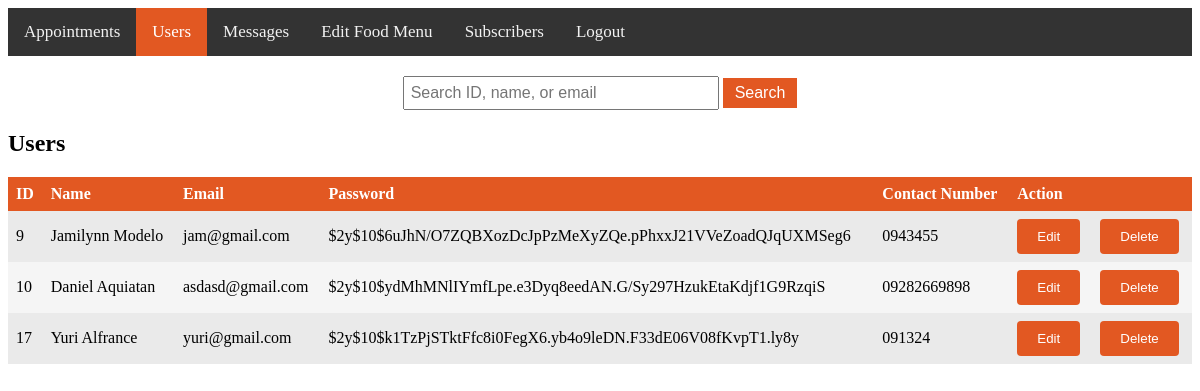
The page /admin_users.php (signed in) on the database its author committed.
### tables this page shows
CREATE TABLE `users` (
  `id` int(225) NOT NULL,
  `name` varchar(100) NOT NULL,
  `email` varchar(100) NOT NULL,
  `password` varchar(100) NOT NULL,
  `profile_picture` varchar(1) NOT NULL,
  `contact_number` varchar(100) NOT NULL
);

### admin_users.php (the view, shortened to what this page needs)
<?php
$conn = mysqli_connect('localhost', 'root', 'root', 'bytegalore');
$searchUsersQuery = isset($_GET['search_users']) ? mysqli_real_escape_string($conn, $_GET['search_users']) : '';
$userQuery = "SELECT * FROM users WHERE id LIKE '%$searchUsersQuery%' OR name LIKE '%$searchUsersQuery%' OR email LIKE '%$searchUsersQuery%'";
$userResult = mysqli_query($conn, $userQuery);
$users = array();
while ($userRow = mysqli_fetch_assoc($userResult)) {
    $users[] = $userRow;
}
?>
<!DOCTYPE html>
<html>
<head>
</head>
<body>
<div class="navbar">
    <a href="admin_dashboard.php">Appointments</a>
    <a class="active" href="admin_users.php">Users</a>
    <a href="admin_contact_data.php">Messages</a>
    <a href="edit_food_menu.php">Edit Food Menu</a>
    <a href="admin_subscribers.php">Subscribers</a>
    <a href="admin_logout.php">Logout</a>
</div>
<div class="table-container">
   <div class="search-container">
    <form class="search-form" method="GET" action="">
        <input type="text" id="search_users" name="search_users" value="<?php echo isset($_GET['search_users']) ? $_GET['search_users'] : ''; ?>" placeholder="Search ID, name, or email">
        <button type="submit">Search</button>
    </form>
</div>
    <h2>Users</h2>
    <table id="users-table">
        <tr>
            <th>ID</th>
            <th>Name</th>
            <th>Email</th>
            <th>Password</th>
            <th>Contact Number</th>
            <th>Action</th>
        </tr>
        <?php foreach ($users as $user): ?>
            <tr>
                <td><?php echo $user['id']; ?></td>
                <td><?php echo $user['name']; ?></td>
                <td><?php echo $user['email']; ?></td>
                <td><?php echo $user['password']; ?></td>
                <td><?php echo $user['contact_number']; ?></td>
                <td>
                    <form method="post" action="">
                        <div class="action-buttons">
                        <button type="submit" name="action" value="edit" class="button">Edit</button>
                        <button type="submit" name="action" value="delete" class="button" onclick="return confirm('Are you sure you want to delete this user?')">Delete</button>
                        </div>
                    </form>
                </td>
            </tr>
        <?php endforeach; ?>
    </table>
</div>
</body>
</html>

### admin_users.php (style rules this page uses)
.navbar { background-color: #333; overflow: hidden; }
.navbar a { float: left; color: #f2f2f2; text-align: center; padding: 14px 16px; text-decoration: none; font-size: 17px; }
.navbar a.active { background-color: #e25822; color: white; }
.table-container { margin-top: 20px; }
table { border-collapse: collapse; width: 100%; }
th, td { text-align: left; padding: 8px; transition: background-color 0.3s ease; }
th { background-color: #e25822; color: white; }
tr:nth-child(odd) { background-color: #f5f5f5; transition: background-color 0.3s ease; }
tr:nth-child(even) { background-color: #eaeaea; transition: background-color 0.3s ease; }
.action-buttons { display: flex; gap: 10px; }
.search-container { margin-top: 20px; text-align: center; }
.search-form input[type=text] { padding: 6px; width: 300px; font-size: 16px; }
.search-form button { padding: 6px 12px; background-color: #e25822; color: white; font-size: 16px; border: none; cursor: pointer; }
.button { padding: 10px 20px; background-color: #e25822; color: white; border: none; border-radius: 4px; cursor: pointer; margin-right: 10px; }
.button:last-child { margin-right: 0; }

### rows shown on the page
users: id "9", name "Jamilynn Modelo", email "jam@gmail.com", password "$2y$10$6uJhN/O7ZQBXozDcJpPzMeXyZQe.pPhxxJ21VVeZoadQJqUXMSeg6", contact_number "0943455"
users: id "10", name "Daniel Aquiatan", email "asdasd@gmail.com", password "$2y$10$ydMhMNlIYmfLpe.e3Dyq8eedAN.G/Sy297HzukEtaKdjf1G9RzqiS", contact_number "09282669898"
users: id "17", name "Yuri Alfrance", email "yuri@gmail.com", password "$2y$10$k1TzPjSTktFfc8i0FegX6.yb4o9leDN.F33dE06V08fKvpT1.ly8y", contact_number "091324"
